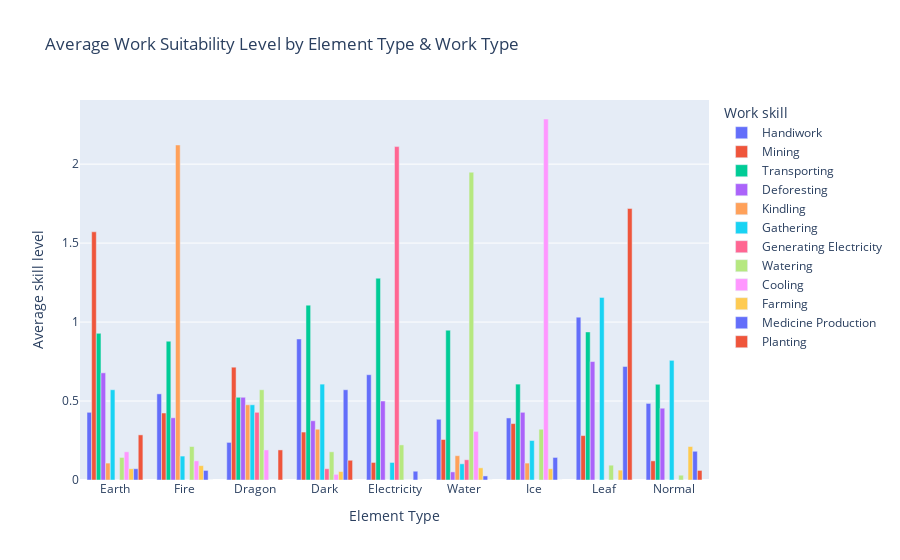

Here is the notebook cell this chart was saved with:
### Markdown cell above
### Visualization 2

### Code cell
# 2. Grouped Bar Chart
work_elem_stats = group_work_by_element(pal_frame_vis, work_list)

fig2 = px.bar(
    work_elem_stats,
    barmode="group",
    title="Average Work Suitability Level by Element Type & Work Type",
    labels = {"value" : "Average skill level", "index" : "Element Type", "variable" : "Work skill" }
)
fig2.show()

### Figure 1 — Plotly figure (JSON) as saved in the notebook; plotly's stock layout.template omitted (floating-point values rounded to 4 significant figures)
{"data": [{"alignmentgroup": "True", "hovertemplate": "Work skill=Handiwork<br>Element Type=%{x}<br>Average skill level=%{y}<extra></extra>", "legendgroup": "Handiwork", "marker": {"color": "#636efa", "pattern": {"shape": ""}}, "name": "Handiwork", "offsetgroup": "Handiwork", "orientation": "v", "showlegend": true, "textposition": "auto", "type": "bar", "x": ["Earth", "Fire", "Dragon", "Dark", "Electricity", "Water", "Ice", "Leaf", "Normal"], "xaxis": "x", "y": [0.4286, 0.5455, 0.2381, 0.8929, 0.6667, 0.3846, 0.3929, 1.031, 0.4848], "yaxis": "y"}, {"alignmentgroup": "True", "hovertemplate": "Work skill=Mining<br>Element Type=%{x}<br>Average skill level=%{y}<extra></extra>", "legendgroup": "Mining", "marker": {"color": "#EF553B", "pattern": {"shape": ""}}, "name": "Mining", "offsetgroup": "Mining", "orientation": "v", "showlegend": true, "textposition": "auto", "type": "bar", "x": ["Earth", "Fire", "Dragon", "Dark", "Electricity", "Water", "Ice", "Leaf", "Normal"], "xaxis": "x", "y": [1.571, 0.4242, 0.7143, 0.3036, 0.1111, 0.2564, 0.3571, 0.2812, 0.1212], "yaxis": "y"}, {"alignmentgroup": "True", "hovertemplate": "Work skill=Transporting<br>Element Type=%{x}<br>Average skill level=%{y}<extra></extra>", "legendgroup": "Transporting", "marker": {"color": "#00cc96", "pattern": {"shape": ""}}, "name": "Transporting", "offsetgroup": "Transporting", "orientation": "v", "showlegend": true, "textposition": "auto", "type": "bar", "x": ["Earth", "Fire", "Dragon", "Dark", "Electricity", "Water", "Ice", "Leaf", "Normal"], "xaxis": "x", "y": [0.9286, 0.8788, 0.5238, 1.107, 1.278, 0.9487, 0.6071, 0.9375, 0.6061], "yaxis": "y"}, {"alignmentgroup": "True", "hovertemplate": "Work skill=Deforesting<br>Element Type=%{x}<br>Average skill level=%{y}<extra></extra>", "legendgroup": "Deforesting", "marker": {"color": "#ab63fa", "pattern": {"shape": ""}}, "name": "Deforesting", "offsetgroup": "Deforesting", "orientation": "v", "showlegend": true, "textposition": "auto", "type": "bar", "x": ["Earth", "Fire", "Dragon", "Dark", "Electricity", "Water", "Ice", "Leaf", "Normal"], "xaxis": "x", "y": [0.6786, 0.3939, 0.5238, 0.375, 0.5, 0.05128, 0.4286, 0.75, 0.4545], "yaxis": "y"}, {"alignmentgroup": "True", "hovertemplate": "Work skill=Kindling<br>Element Type=%{x}<br>Average skill level=%{y}<extra></extra>", "legendgroup": "Kindling", "marker": {"color": "#FFA15A", "pattern": {"shape": ""}}, "name": "Kindling", "offsetgroup": "Kindling", "orientation": "v", "showlegend": true, "textposition": "auto", "type": "bar", "x": ["Earth", "Fire", "Dragon", "Dark", "Electricity", "Water", "Ice", "Leaf", "Normal"], "xaxis": "x", "y": [0.1071, 2.121, 0.4762, 0.3214, 0.0, 0.1538, 0.1071, 0.0, 0.0], "yaxis": "y"}, {"alignmentgroup": "True", "hovertemplate": "Work skill=Gathering<br>Element Type=%{x}<br>Average skill level=%{y}<extra></extra>", "legendgroup": "Gathering", "marker": {"color": "#19d3f3", "pattern": {"shape": ""}}, "name": "Gathering", "offsetgroup": "Gathering", "orientation": "v", "showlegend": true, "textposition": "auto", "type": "bar", "x": ["Earth", "Fire", "Dragon", "Dark", "Electricity", "Water", "Ice", "Leaf", "Normal"], "xaxis": "x", "y": [0.5714, 0.1515, 0.4762, 0.6071, 0.1111, 0.1026, 0.25, 1.156, 0.7576], "yaxis": "y"}, {"alignmentgroup": "True", "hovertemplate": "Work skill=Generating Electricity<br>Element Type=%{x}<br>Average skill level=%{y}<extra></extra>", "legendgroup": "Generating Electricity", "marker": {"color": "#FF6692", "pattern": {"shape": ""}}, "name": "Generating Electricity", "offsetgroup": "Generating Electricity", "orientation": "v", "showlegend": true, "textposition": "auto", "type": "bar", "x": ["Earth", "Fire", "Dragon", "Dark", "Electricity", "Water", "Ice", "Leaf", "Normal"], "xaxis": "x", "y": [0.0, 0.0, 0.4286, 0.07143, 2.111, 0.1282, 0.0, 0.0, 0.0], "yaxis": "y"}, {"alignmentgroup": "True", "hovertemplate": "Work skill=Watering<br>Element Type=%{x}<br>Average skill level=%{y}<extra></extra>", "legendgroup": "Watering", "marker": {"color": "#B6E880", "pattern": {"shape": ""}}, "name": "Watering", "offsetgroup": "Watering", "orientation": "v", "showlegend": true, "textposition": "auto", "type": "bar", "x": ["Earth", "Fire", "Dragon", "Dark", "Electricity", "Water", "Ice", "Leaf", "Normal"], "xaxis": "x", "y": [0.1429, 0.2121, 0.5714, 0.1786, 0.2222, 1.949, 0.3214, 0.09375, 0.0303], "yaxis": "y"}, {"alignmentgroup": "True", "hovertemplate": "Work skill=Cooling<br>Element Type=%{x}<br>Average skill level=%{y}<extra></extra>", "legendgroup": "Cooling", "marker": {"color": "#FF97FF", "pattern": {"shape": ""}}, "name": "Cooling", "offsetgroup": "Cooling", "orientation": "v", "showlegend": true, "textposition": "auto", "type": "bar", "x": ["Earth", "Fire", "Dragon", "Dark", "Electricity", "Water", "Ice", "Leaf", "Normal"], "xaxis": "x", "y": [0.1786, 0.1212, 0.1905, 0.03571, 0.0, 0.3077, 2.286, 0.0, 0.0], "yaxis": "y"}, {"alignmentgroup": "True", "hovertemplate": "Work skill=Farming<br>Element Type=%{x}<br>Average skill level=%{y}<extra></extra>", "legendgroup": "Farming", "marker": {"color": "#FECB52", "pattern": {"shape": ""}}, "name": "Farming", "offsetgroup": "Farming", "orientation": "v", "showlegend": true, "textposition": "auto", "type": "bar", "x": ["Earth", "Fire", "Dragon", "Dark", "Electricity", "Water", "Ice", "Leaf", "Normal"], "xaxis": "x", "y": [0.07143, 0.09091, 0.0, 0.05357, 0.0, 0.07692, 0.07143, 0.0625, 0.2121], "yaxis": "y"}, {"alignmentgroup": "True", "hovertemplate": "Work skill=Medicine Production<br>Element Type=%{x}<br>Average skill level=%{y}<extra></extra>", "legendgroup": "Medicine Production", "marker": {"color": "#636efa", "pattern": {"shape": ""}}, "name": "Medicine Production", "offsetgroup": "Medicine Production", "orientation": "v", "showlegend": true, "textposition": "auto", "type": "bar", "x": ["Earth", "Fire", "Dragon", "Dark", "Electricity", "Water", "Ice", "Leaf", "Normal"], "xaxis": "x", "y": [0.07143, 0.06061, 0.0, 0.5714, 0.05556, 0.02564, 0.1429, 0.7188, 0.1818], "yaxis": "y"}, {"alignmentgroup": "True", "hovertemplate": "Work skill=Planting<br>Element Type=%{x}<br>Average skill level=%{y}<extra></extra>", "legendgroup": "Planting", "marker": {"color": "#EF553B", "pattern": {"shape": ""}}, "name": "Planting", "offsetgroup": "Planting", "orientation": "v", "showlegend": true, "textposition": "auto", "type": "bar", "x": ["Earth", "Fire", "Dragon", "Dark", "Electricity", "Water", "Ice", "Leaf", "Normal"], "xaxis": "x", "y": [0.2857, 0.0, 0.1905, 0.125, 0.0, 0.0, 0.0, 1.719, 0.06061], "yaxis": "y"}], "layout": {"barmode": "group", "legend": {"title": {"text": "Work skill"}, "tracegroupgap": 0}, "title": {"text": "Average Work Suitability Level by Element Type & Work Type"}, "xaxis": {"anchor": "y", "domain": [0, 1], "title": {"text": "Element Type"}}, "yaxis": {"anchor": "x", "domain": [0, 1], "title": {"text": "Average skill level"}}}}
